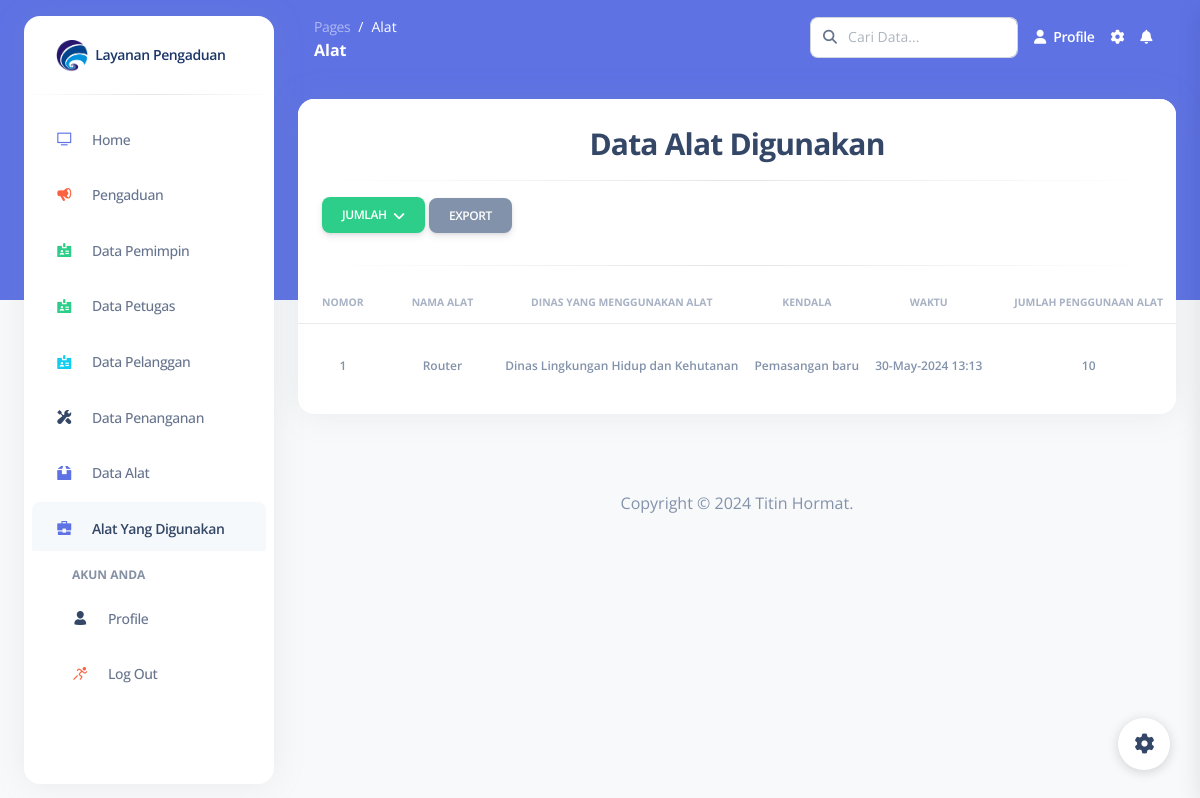
Page /pages/admin_data_alat_digunakan.php (signed in) on the committed database.
### tables this page shows
CREATE TABLE `alat_keluar` (
  `id_alat_keluar` int(25) NOT NULL,
  `id_alat` varchar(25) NOT NULL,
  `id_pengaduan` varchar(25) NOT NULL,
  `waktu` varchar(100) NOT NULL,
  `jumlah` varchar(100) NOT NULL,
  `deskripsi` text NOT NULL,
  `status` varchar(25) NOT NULL
);

CREATE TABLE `alat` (
  `id_alat` int(25) NOT NULL,
  `nama_alat` varchar(250) NOT NULL,
  `waktu` varchar(100) NOT NULL,
  `jumlah` varchar(100) NOT NULL,
  `deskripsi` text NOT NULL
);

CREATE TABLE `pengaduan` (
  `id_pengaduan` int(20) NOT NULL,
  `id_pelanggan` varchar(25) NOT NULL,
  `nama_dinas` varchar(200) NOT NULL,
  `alamat_dinas` text NOT NULL,
  `nomor_telpon` varchar(40) NOT NULL,
  `waktu_pengaduan` varchar(200) NOT NULL,
  `jenis_pengaduan` varchar(200) NOT NULL,
  `rincian_pengaduan` text NOT NULL,
  `status` varchar(50) NOT NULL,
  `konfirmasi_pelanggan` varchar(50) NOT NULL,
  `gambar` text NOT NULL
);

### pages/admin_data_alat_digunakan.php (the view, shortened to what this page needs)
<!DOCTYPE html>
<html lang="en">
<head>
    <link href="../assets/css/nucleo-icons.css" rel="stylesheet" />
    <link href="../assets/css/nucleo-svg.css" rel="stylesheet" />
    <link href="../assets/css/nucleo-svg.css" rel="stylesheet" />
    <link id="pagestyle" href="../assets/css/argon-dashboard.css?v=2.0.4" rel="stylesheet" />
</head>
<body class="g-sidenav-show   bg-gray-100">
    <aside class="sidenav bg-white navbar navbar-vertical navbar-expand-xs border-0 border-radius-xl my-3 fixed-start ms-4 " id="sidenav-main">
        <div class="sidenav-header">
            <a class="navbar-brand m-0" href="../pages/admin_home" target="_blank">
                <img src="../assets/img/logo.png" class="navbar-brand-img h-100" alt="main_logo">
                <span class="ms-1 font-weight-bold" style="color: #1c3669;">Layanan Pengaduan</span>
            </a>
        </div>
        <hr class="horizontal dark mt-0">
        <div class="collapse navbar-collapse  w-auto " id="sidenav-collapse-main">
            <ul class="navbar-nav">
                <li class="nav-item">
                    <a class="nav-link" href="../pages/admin_home">
                        <div class="icon icon-shape icon-sm border-radius-md text-center me-2 d-flex align-items-center justify-content-center">
                            <i class="ni ni-tv-2 text-primary text-sm opacity-10"></i>
                        </div>
                        <span class="nav-link-text ms-1">Home</span>
                    </a>
                </li>
                <li class="nav-item">
                    <a class="nav-link " href="../pages/admin_pengaduan">
                        <div class="icon icon-shape icon-sm border-radius-md text-center me-2 d-flex align-items-center justify-content-center">
                            <i class="ni ni-notification-70 text-warning text-sm opacity-10"></i>
                        </div>
                        <span class="nav-link-text ms-1">Pengaduan</span>
                    </a>
                </li>
                <li class="nav-item">
                    <a class="nav-link " href="../pages/admin_data_pemimpin">
                        <div class="icon icon-shape icon-sm border-radius-md text-center me-2 d-flex align-items-center justify-content-center">
                            <i class="ni ni-badge text-success text-sm opacity-10"></i>
                        </div>
                        <span class="nav-link-text ms-1">Data Pemimpin</span>
                    </a>
                </li>
                <li class="nav-item">
                    <a class="nav-link " href="../pages/admin_data_petugas">
                        <div class="icon icon-shape icon-sm border-radius-md text-center me-2 d-flex align-items-center justify-content-center">
                            <i class="ni ni-badge text-success text-sm opacity-10"></i>
                        </div>
                        <span class="nav-link-text ms-1">Data Petugas</span>
                    </a>
                </li>
                <li class="nav-item">
                    <a class="nav-link " href="../pages/admin_data_pelanggan">
                        <div class="icon icon-shape icon-sm border-radius-md text-center me-2 d-flex align-items-center justify-content-center">
                            <i class="ni ni-badge text-info text-sm opacity-10"></i>
                        </div>
                        <span class="nav-link-text ms-1">Data Pelanggan</span>
                    </a>
                </li>
                <li class="nav-item">
                    <a class="nav-link " href="../pages/admin_data_penanganan">
                        <div class="icon icon-shape icon-sm border-radius-md text-center me-2 d-flex align-items-center justify-content-center">
                            <i class="ni ni-settings text-dark text-sm opacity-10"></i>
                        </div>
                        <span class="nav-link-text ms-1">Data Penanganan</span>
                    </a>
                </li>
                <li class="nav-item">
                    <a class="nav-link " href="../pages/admin_data_alat">
                        <div class="icon icon-shape icon-sm border-radius-md text-center me-2 d-flex align-items-center justify-content-center">
                            <i class="ni ni-box-2 text-primary text-sm opacity-10"></i>
                        </div>
                        <span class="nav-link-text ms-1">Data Alat</span>
                    </a>
                </li>
                <li class="nav-item">
                    <a class="nav-link active" href="../pages/admin_data_alat_digunakan">
                        <div class="icon icon-shape icon-sm border-radius-md text-center me-2 d-flex align-items-center justify-content-center">
                            <i class="ni ni-briefcase-24 text-primary text-sm opacity-10"></i>
                        </div>
                        <span class="nav-link-text ms-1">Alat Yang Digunakan</span>
                    </a>
                </li>
            </ul>
        </div>
        <div class="sidenav-footer mx-3 ">
            <ul class="navbar-nav">
                <li class="nav-item mt-3">
                    <h6 class="ps-4 ms-2 text-uppercase text-xs font-weight-bolder opacity-6">Akun Anda</h6>
                </li>
                <li class="nav-item">
                    <a class="nav-link " href="../pages/admin_profile">
                        <div class="icon icon-shape icon-sm border-radius-md text-center me-2 d-flex align-items-center justify-content-center">
                            <i class="ni ni-single-02 text-dark text-sm opacity-10"></i>
                        </div>
                        <span class="nav-link-text ms-1">Profile</span>
                    </a>
                </li>
                <li class="nav-item">
                    <a class="nav-link " href="../pages/admin_logout">
                        <div class="icon icon-shape icon-sm border-radius-md text-center me-2 d-flex align-items-center justify-content-center">
                            <i class="ni ni-user-run text-warning text-sm opacity-10"></i>
                        </div>
                        <span class="nav-link-text ms-1">Log Out</span>
                    </a>
                </li>
            </ul>
        </div>
    </aside>
    <main class="main-content position-relative border-radius-lg ">
        <nav class="navbar navbar-main navbar-expand-lg px-0 mx-4 shadow-none border-radius-xl " id="navbarBlur" data-scroll="false">
            <div class="container-fluid py-1 px-3">
                <nav aria-label="breadcrumb">
                    <ol class="breadcrumb bg-transparent mb-0 pb-0 pt-1 px-0 me-sm-6 me-5">
                        <li class="breadcrumb-item text-sm"><a class="opacity-5 text-white" href="javascript:;">Pages</a></li>
                        <li class="breadcrumb-item text-sm text-white active" aria-current="page">Alat</li>
                    </ol>
                    <h6 class="font-weight-bolder text-white mb-0">Alat</h6>
                </nav>
                <div class="collapse navbar-collapse mt-sm-0 mt-2 me-md-0 me-sm-4" id="navbar">
                    <div class="ms-md-auto pe-md-3 d-flex align-items-center">
                        <form action="" method="GET">
                            <div class="input-group">
                                <span class="input-group-text text-body"><i class="fas fa-search" aria-hidden="true"></i></span>
                                <input type="text" name="search_query" class="form-control" placeholder="Cari Data...">
                            </div>
                        </form>
                    </div>
                    <ul class="navbar-nav  justify-content-end">
                        <li class="nav-item d-flex align-items-center">
                            <a href="admin_profile" class="nav-link text-white font-weight-bold px-0">
                                <i class="fa fa-user me-sm-1"></i>
                                <span class="d-sm-inline d-none">Profile</span>
                            </a>
                        </li>
                        <li class="nav-item px-3 d-flex align-items-center">
                            <a href="javascript:;" class="nav-link text-white p-0">
                                <i class="fa fa-cog fixed-plugin-button-nav cursor-pointer"></i>
                            </a>
                        </li>
                        <li class="nav-item dropdown pe-2 d-flex align-items-center">
                            <a href="javascript:;" class="nav-link text-white p-0" id="dropdownMenuButton" data-bs-toggle="dropdown" aria-expanded="false">
                                <i class="fa fa-bell cursor-pointer"></i>
                            </a>
                        </li>
                    </ul>
                </div>
            </div>
        </nav>
        <div class="container-fluid py-4">
            <div class="row">
                <div class="col-12">
                    <div class="card mb-4">
                        <div class="card-header pb-0">
                            <h3 class="text-center">Data Alat Digunakan</h3>
                            <hr class="horizontal dark">
                            <div class="dropdown">
                                <button class="btn btn-success dropdown-toggle font-weight-bold text-xs" type="button" onclick="toggleDropdown()">
                                    JUMLAH
                                </button>
                                <a href="petugas/alat_keluar/alat_export" target="_blank" class="btn btn-secondary font-weight-bold text-xs" data-toggle="tooltip" data-original-title="Edit user">
                                    EXPORT
                                </a>
                            </div>
                            <hr class="horizontal dark">
                        </div>
                        <div class="card-body px-0 pt-0 pb-2">
                            <div class="table-responsive p-0">
                                <table class="table align-items-center mb-0">
                                    <thead>
                                        <tr>
                                            <th class="text-uppercase text-center text-secondary text-xxs font-weight-bolder opacity-7">
                                                Nomor</th>
                                            <th class="text-center text-uppercase text-secondary text-xxs font-weight-bolder opacity-7">
                                                Nama Alat</th>
                                            <th class="text-center text-uppercase text-secondary text-xxs font-weight-bolder opacity-7">
                                                Dinas Yang Menggunakan Alat</th>
                                            <th class="text-center text-uppercase text-secondary text-xxs font-weight-bolder opacity-7">
                                                Kendala</th>
                                            <th class="text-center text-uppercase text-secondary text-xxs font-weight-bolder opacity-7">
                                                Waktu</th>
                                            <th class="text-center text-uppercase text-secondary text-xxs font-weight-bolder opacity-7">
                                                Jumlah Penggunaan Alat</th>
                                        </tr>
                                    </thead>
                                    <tbody>
                                        <?php
                                        include '../koneksi.php';
                                        $query = "SELECT at.*, p.nama_dinas, p.jenis_pengaduan, a.nama_alat
                                                    FROM alat_keluar at
                                                    LEFT JOIN pengaduan p ON at.id_pengaduan = p.id_pengaduan
                                                    LEFT JOIN alat a ON at.id_alat = a.id_alat";
                                        $query .= " ORDER BY at.id_alat_keluar DESC";
                                        $result = mysqli_query($koneksi, $query);
                                        if (mysqli_num_rows($result) > 0) {
                                            $counter = 1;
                                            while ($row = mysqli_fetch_assoc($result)) {
                                                echo "<tr>";
                                                echo "<td class='align-middle text-center'><span class='text-secondary text-xs font-weight-bold'> $counter </span></td>";
                                                echo "<td class='align-middle text-center'><span class='text-secondary text-xs font-weight-bold'>" . $row['nama_alat'] . "</span></td>";
                                                echo "<td class='align-middle text-center'><span class='text-secondary text-xs font-weight-bold'>" . $row['nama_dinas'] . "</span></td>";
                                                echo "<td class='align-middle text-center'><span class='text-secondary text-xs font-weight-bold'>" . $row['jenis_pengaduan'] . "</span></td>";
                                                echo "<td class='align-middle text-center'><span class='text-secondary text-xs font-weight-bold'>" . $row['waktu'] . "</span></td>";
                                                echo "<td class='align-middle text-center'><span class='text-secondary text-xs font-weight-bold'>" . $row['jumlah'] . "</span></td>";
                                                echo "</tr>";
                                                $counter++;
                                            }
                                        } else {
                                            echo '<br><tr><td colspan="12" style="text-align: center;">Tidak ada data yang tersedia. Cobalah memasukkan kata kunci yang benar atau tambahkan data.</td></tr>';
                                        }
                                        ?>
                                    </tbody>
                                </table>
                            </div>
                        </div>
                    </div>
                </div>
            </div>
            <footer class="footer py-5">
                <div class="container">
                    <div class="row">
                        <div class="col-8 mx-auto text-center mt-1">
                            <p class="mb-0 text-secondary">
                                Copyright ©
                                Titin Hormat.
                            </p>
                        </div>
                    </div>
                </div>
            </footer>
        </div>
    </main>
    <div class="fixed-plugin">
        <a class="fixed-plugin-button text-dark position-fixed px-3 py-2">
            <i class="fa fa-cog py-2"> </i>
        </a>
    </div>
</body>
</html>

### assets/css/nucleo-svg.css (style rules this page uses)
.icon { display: inline-block; color: #111111; height: 1em; width: 1em; }
.icon-sm { height: 0.8em; width: 0.8em; }
.icon { fill: currentColor; stroke: none; }

### rows in the picture
alat_keluar: id_alat.nama_alat "Router", id_pengaduan.nama_dinas "Dinas Lingkungan Hidup dan Kehutanan", id_pengaduan.jenis_pengaduan "Pemasangan baru", waktu "30-May-2024 13:13", jumlah "10"
